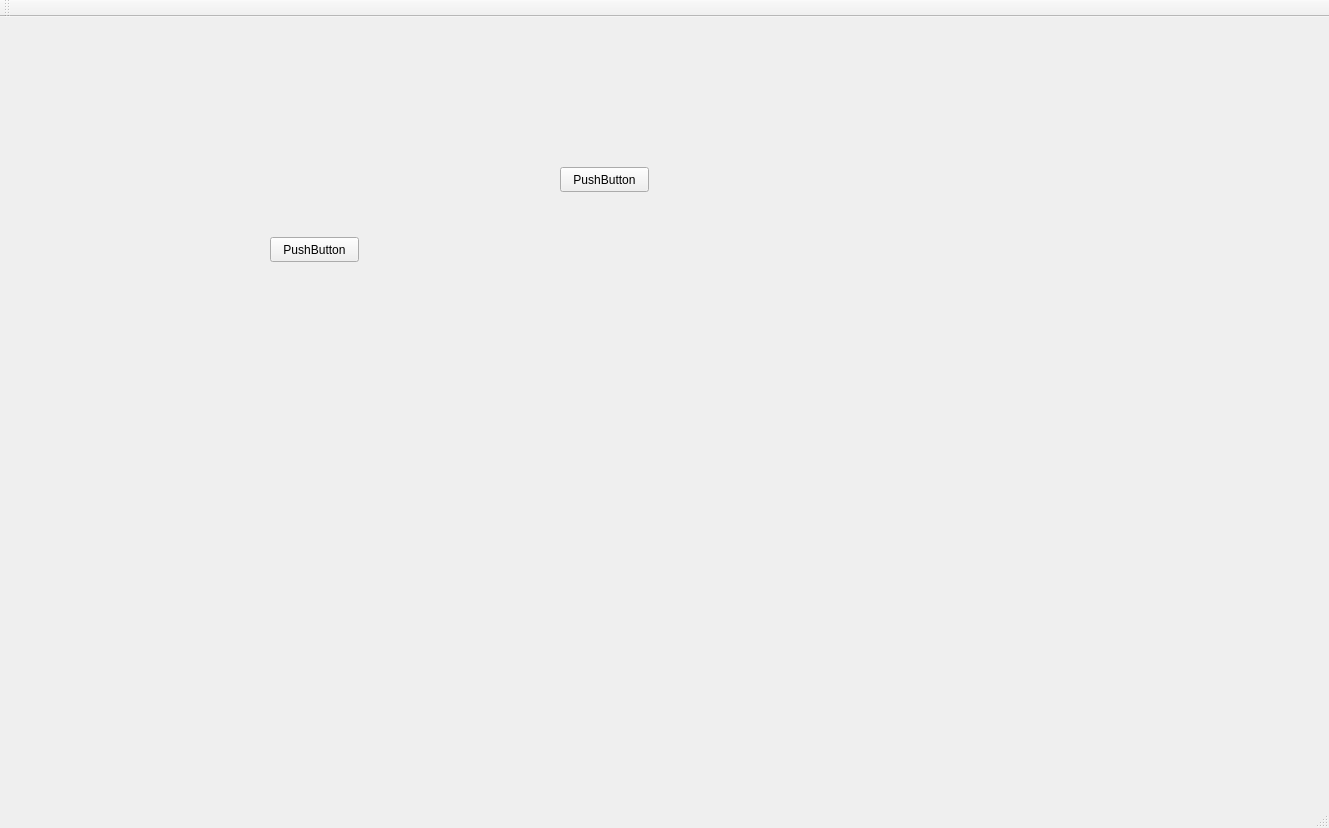
<?xml version="1.0" encoding="UTF-8"?>
<ui version="4.0">
 <class>fp</class>
 <widget class="QMainWindow" name="fp">
  <property name="geometry">
   <rect>
    <x>0</x>
    <y>0</y>
    <width>1329</width>
    <height>828</height>
   </rect>
  </property>
  <property name="windowTitle">
   <string>fp</string>
  </property>
  <widget class="QWidget" name="centralWidget">
   <widget class="QPushButton" name="pushButton">
    <property name="geometry">
     <rect>
      <x>270</x>
      <y>220</y>
      <width>89</width>
      <height>25</height>
     </rect>
    </property>
    <property name="text">
     <string>PushButton</string>
    </property>
   </widget>
   <widget class="QPushButton" name="pushButton_3">
    <property name="geometry">
     <rect>
      <x>560</x>
      <y>150</y>
      <width>89</width>
      <height>25</height>
     </rect>
    </property>
    <property name="text">
     <string>PushButton</string>
    </property>
   </widget>
  </widget>
  <widget class="QMenuBar" name="menuBar">
   <property name="geometry">
    <rect>
     <x>0</x>
     <y>0</y>
     <width>1329</width>
     <height>22</height>
    </rect>
   </property>
  </widget>
  <widget class="QToolBar" name="mainToolBar">
   <attribute name="toolBarArea">
    <enum>TopToolBarArea</enum>
   </attribute>
   <attribute name="toolBarBreak">
    <bool>false</bool>
   </attribute>
  </widget>
  <widget class="QStatusBar" name="statusBar"/>
 </widget>
 <layoutdefault spacing="6" margin="11"/>
 <resources/>
 <connections/>
</ui>
